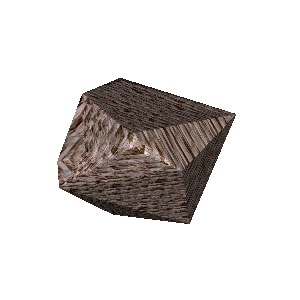

The script that drew this image:
#!/usr/bin/env python

# Demonstrate cylindrical texture mapping on a Delaunay triangulation
# of random points using vtkTextureMapToCylinder.

import os

# Factory overrides
import vtkmodules.vtkInteractionStyle  # noqa: F401
import vtkmodules.vtkRenderingFreeType  # noqa: F401
import vtkmodules.vtkRenderingOpenGL2  # noqa: F401

from vtkmodules.vtkFiltersCore import vtkDelaunay3D
from vtkmodules.vtkFiltersSources import vtkPointSource
from vtkmodules.vtkFiltersTexture import (
    vtkTextureMapToCylinder,
    vtkTransformTextureCoords,
)
from vtkmodules.vtkIOImage import vtkBMPReader
from vtkmodules.vtkRenderingCore import (
    vtkActor,
    vtkDataSetMapper,
    vtkRenderWindow,
    vtkRenderWindowInteractor,
    vtkRenderer,
    vtkTexture,
)

data_dir = os.environ.get("VPE_DATA_DIR", os.path.dirname(os.path.abspath(__file__)))

# Create random points in a sphere
sphere = vtkPointSource()
sphere.SetNumberOfPoints(25)

# Triangulate the points
delaunay = vtkDelaunay3D()
delaunay.SetInputConnection(sphere.GetOutputPort())
delaunay.SetTolerance(0.01)

# Cylindrical texture coordinate mapping
texture_mapper = vtkTextureMapToCylinder()
texture_mapper.SetInputConnection(delaunay.GetOutputPort())
texture_mapper.PreventSeamOn()

# Scale texture coordinates
texture_transform = vtkTransformTextureCoords()
texture_transform.SetInputConnection(texture_mapper.GetOutputPort())
texture_transform.SetScale(4, 4, 1)

# Mapper
mapper = vtkDataSetMapper()
mapper.SetInputConnection(texture_transform.GetOutputPort())

# Load texture map
bmp_reader = vtkBMPReader()
bmp_reader.SetFileName(os.path.join(data_dir, "masonry.bmp"))

texture = vtkTexture()
texture.SetInputConnection(bmp_reader.GetOutputPort())
texture.InterpolateOn()

# Actor with texture
triangulation = vtkActor()
triangulation.SetMapper(mapper)
triangulation.SetTexture(texture)

# Renderer
renderer = vtkRenderer()
renderer.AddActor(triangulation)
renderer.SetBackground(1, 1, 1)

# Window
render_window = vtkRenderWindow()
render_window.AddRenderer(renderer)
render_window.SetSize(300, 300)
render_window.SetWindowName("cyl map")

# Interactor
interactor = vtkRenderWindowInteractor()
interactor.SetRenderWindow(render_window)

interactor.Initialize()
interactor.Start()
